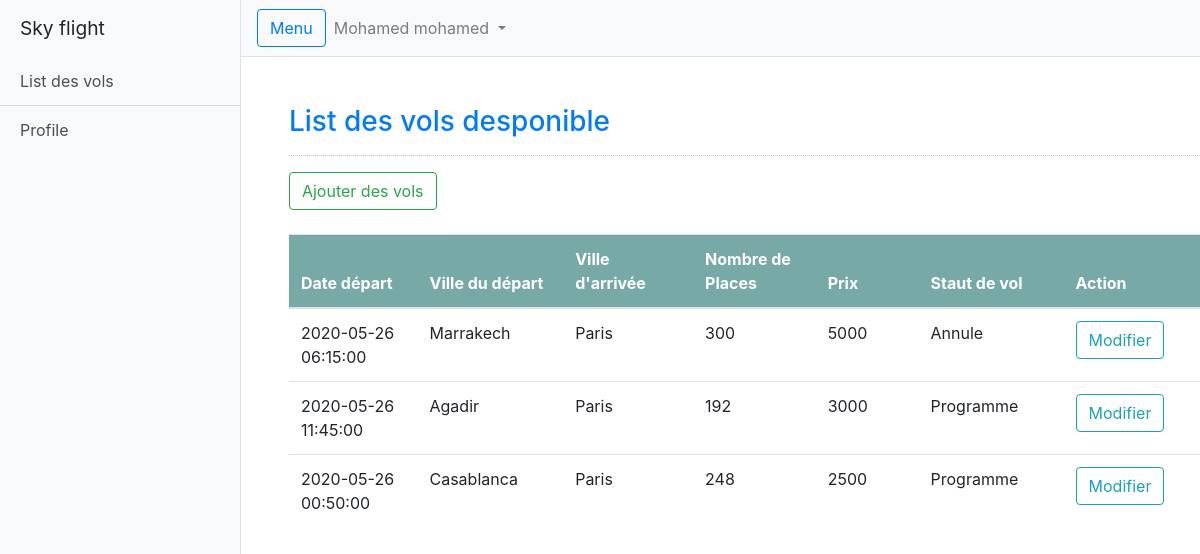
Screenshot of /view/admin.php (signed in) with the database file from the repository.
### tables this page shows
CREATE TABLE `vols` (
  `id` int(11) NOT NULL,
  `depart` varchar(254) DEFAULT NULL,
  `destination` varchar(254) DEFAULT NULL,
  `date_depart` timestamp NULL DEFAULT NULL,
  `num_place` int(11) DEFAULT NULL,
  `prix` int(11) DEFAULT NULL,
  `statut` varchar(100) NOT NULL
);

### model/volsclass.php (called while the page is built, shortened)
<?php
 class Vol{
		function __construct() {
			$this->conn = new mysqli("localhost","root","","gestion_reservations");
		}
		function vol_show_all() {
			$query = "SELECT * from vols";
			$stmt = $this->conn->prepare($query);
			$stmt->execute();
			$result = $stmt->get_result();
			return  $result;
		}
}
?>

### view/admin.php (the view, shortened to what this page needs)
<?php
include('../model/volsclass.php');
?>
<!DOCTYPE html>
<html lang="en">
<head>
	<link rel="stylesheet" href="https://stackpath.bootstrapcdn.com/bootstrap/4.4.1/css/bootstrap.min.css"
>
	<link href="../public/css/simple-sidebar.css" rel="stylesheet">
	<link type="text/css" rel="stylesheet" href="../public/css/table.css" />
</head>
<body>
	<div class="d-flex" id="wrapper">
		<div class="bg-light border-right" id="sidebar-wrapper">
			<div class="sidebar-heading">Sky flight </div>
			<div class="list-group list-group-flush">
				<a href="admin.php" class="list-group-item list-group-item-action bg-light">List des vols</a>
				<a href="admin_profile.php" class="list-group-item list-group-item-action bg-light">Profile</a>
			</div>
		</div>
		<div id="page-content-wrapper">
		<nav class="navbar navbar-expand-lg navbar-light bg-light border-bottom">
                <button class="btn btn-outline-primary" id="menu-toggle"> Menu</button>
                <div class="collapse navbar-collapse" id="navbarSupportedContent">
                    <?php if (isset($_SESSION['nom']) && isset($_SESSION['prenom']) && isset($_SESSION['statut'])) {?>
                    <ul class="navbar-nav ">
                        <li class="nav-item dropdown">
                            <a class="nav-link dropdown-toggle" href="#" id="navbarDropdown" role="button"
                                data-toggle="dropdown" aria-haspopup="true" aria-expanded="false">
                                <?= $_SESSION["nom"]; ?> <?= $_SESSION["prenom"]; ?>
                            </a>
                        </li>
                    </ul>
                    <?php }; ?>
            </nav>
			<div class="col-md-12 well"  style="margin: 3%;padding: 2%;">
				<h3 class="text-primary">List des vols desponible</h3>
				<hr style="border-top:1px dotted #ccc;" />
				<button type="button" class="btn btn-outline-success" data-toggle="modal" data-target="#form_modal"> Ajouter des vols</button>
				<br /><br />
				<table class="table " id="table" >
					<thead class="alert-success">
						<tr>
							<th>Date départ</th>
							<th>Ville du départ</th>
							<th>Ville d'arrivée</th>
							<th>Nombre de Places</th>
							<th>Prix</th>
							<th>Staut de vol</th>
							<th>Action</th>
						</tr>
					</thead>
					<tbody style="background-color:#fff;">
						<?php
						$vol = new Vol();
   						$res = $vol -> vol_show_all();
					while($fetch = mysqli_fetch_array($res)){
				?>
						<tr>
							<td><?php echo $fetch['date_depart']?></td>
							<td><?php echo $fetch['depart']?></td>
							<td><?php echo $fetch['destination']?></td>
							<td><?php echo $fetch['num_place']?></td>
							<td><?php echo $fetch['prix']?></td>
							<td><?php echo $fetch['statut']?></td>
							<td><button class="btn btn-outline-info" data-toggle="modal" type="button"
									data-target="#update_modal<?php echo $fetch['id']?>"> Modifier</button></td>
						</tr>
						<?php
					include 'vol_update.php';
					}
				?>
</body>
</html>

### public/css/simple-sidebar.css (style rules this page uses)
body { overflow-x: hidden; }
#sidebar-wrapper { min-height: 100vh; margin-left: -15rem; -webkit-transition: margin .25s ease-out; -moz-transition: margin .25s ease-out; -o-transition: margin .25s ease-out; transition: margin .25s ease-out; }
#sidebar-wrapper .sidebar-heading { padding: 0.875rem 1.25rem; font-size: 1.2rem; }
#sidebar-wrapper .list-group { width: 15rem; }
#page-content-wrapper { min-width: 100vw; }
@media (min-width: 768px) { #sidebar-wrapper { margin-left: 0; } }
@media (min-width: 768px) { #page-content-wrapper { min-width: 0; width: 100%; } }

### public/css/table.css (style rules this page uses)
#table th { padding-top: 12px; padding-bottom: 12px; text-align: left; background-color: #00566470; color: white; width: 400px; }

### rows the page displays
vols: date_depart "2020-05-26 06:15:00", depart "Marrakech", destination "Paris", num_place "300", prix "5000", statut "Annule"
vols: date_depart "2020-05-26 11:45:00", depart "Agadir", destination "Paris", num_place "192", prix "3000", statut "Programme"
vols: date_depart "2020-05-26 00:50:00", depart "Casablanca", destination "Paris", num_place "248", prix "2500", statut "Programme"

### other values shown
$_SESSION["nom"] "Mohamed"
$_SESSION["prenom"] "mohamed"
